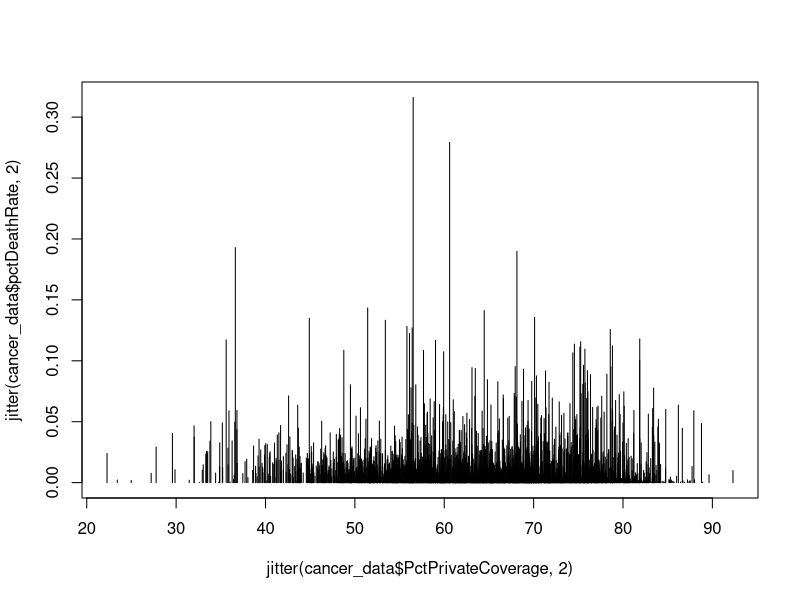
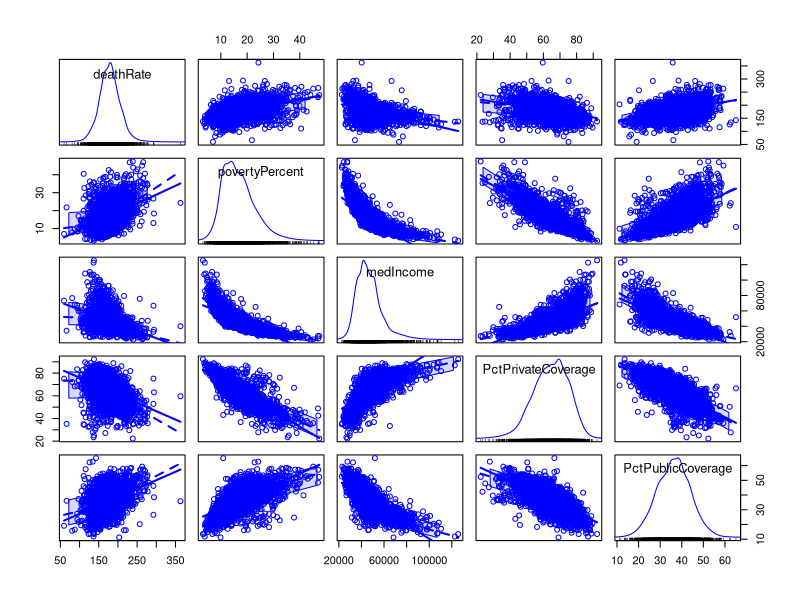
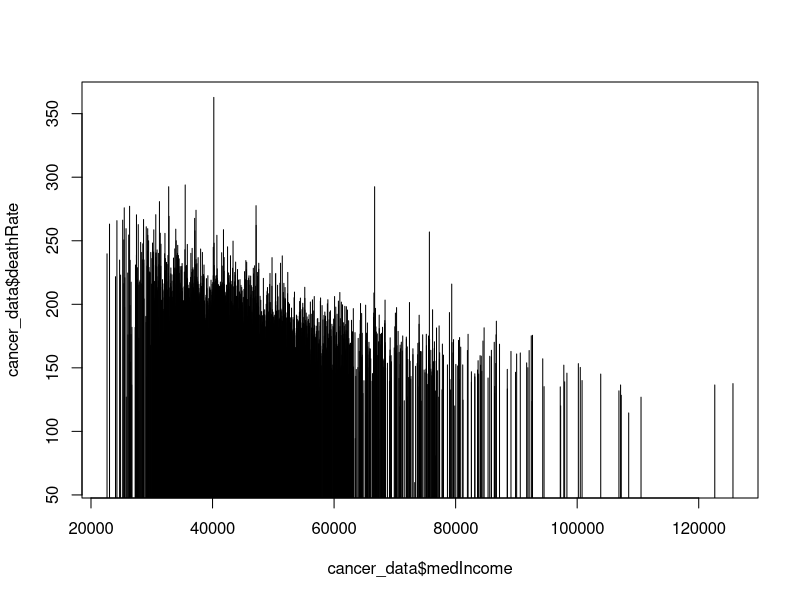
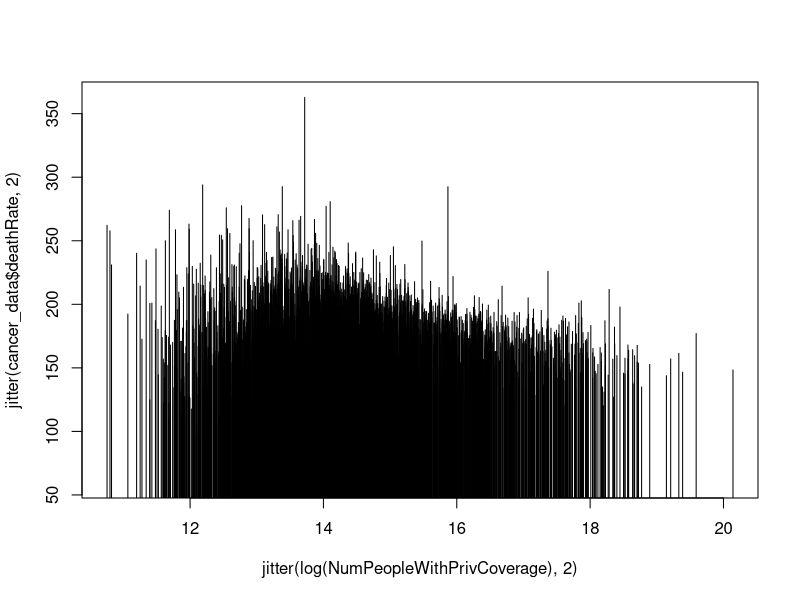

Write the R code that produced these figures, in order.
## ---- chunk 1
knitr::opts_chunk$set(echo = TRUE)
## ---- chunk 2
library(car)
## ---- chunk 3
cancer_data = read.csv("cancer.csv")
## ---- chunk 4
(list_of_varibles = objects(cancer_data))
## ---- chunk 5
str(cancer_data)
## ---- chunk 6
head(cancer_data$PctPublicCoverage + cancer_data$PctPrivateCoverage, 25)
min(cancer_data$PctPublicCoverage + cancer_data$PctPrivateCoverage)
max(cancer_data$PctPublicCoverage + cancer_data$PctPrivateCoverage)
## ---- chunk 7
head(cancer_data$PctAsian + cancer_data$PctBlack + cancer_data$PctWhite + cancer_data$PctOtherRace, 25)
min(cancer_data$PctAsian + cancer_data$PctBlack + cancer_data$PctWhite + cancer_data$PctOtherRace)
max(cancer_data$PctAsian + cancer_data$PctBlack + cancer_data$PctWhite + cancer_data$PctOtherRace)
## ---- chunk 8
#added new column into cancer_data
cancer_data$pctDeathRate = cancer_data$deathRate/cancer_data$popEst2015
## ---- chunk 9
plot (~ jitter(cancer_data$PctPrivateCoverage,2) + jitter(cancer_data$pctDeathRate,2), type = "h")
## ---- chunk 10
cor(cancer_data$pctDeathRate, cancer_data$PctPrivateCoverage)
## ---- chunk 11
cor(cancer_data$pctDeathRate, cancer_data$PctPublicCoverage)
## ---- chunk 12
cor(cancer_data$pctDeathRate, cancer_data$medIncome)
## ---- chunk 13
cor(cancer_data$pctDeathRate, cancer_data$povertyPercent)
## ---- chunk 14
scatterplotMatrix(~ deathRate + povertyPercent + medIncome + PctPrivateCoverage + PctPublicCoverage, data = cancer_data)
## ---- chunk 15
#correlation of deathRate to important variables
cor(cancer_data$deathRate, cancer_data$povertyPercent)
cor(cancer_data$deathRate, cancer_data$medIncome)
cor(cancer_data$deathRate, cancer_data$PctPrivateCoverage)
cor(cancer_data$deathRate, cancer_data$PctPublicCoverage)
## ---- chunk 16
plot (~ cancer_data$medIncome + cancer_data$deathRate, type = "h")
## ---- chunk 17
NumPeopleWithPrivCoverage = cancer_data$PctPrivateCoverage * cancer_data$popEst2015
cor(cancer_data$deathRate, NumPeopleWithPrivCoverage)
## ---- chunk 18
plot(~ jitter(log(NumPeopleWithPrivCoverage),2) + jitter(cancer_data$deathRate,2), type = "h")
## ---- chunk 19
NumPeopleWithPublicCoverage = cancer_data$PctPublicCoverage * cancer_data$popEst2015
cor(cancer_data$deathRate, NumPeopleWithPublicCoverage)
